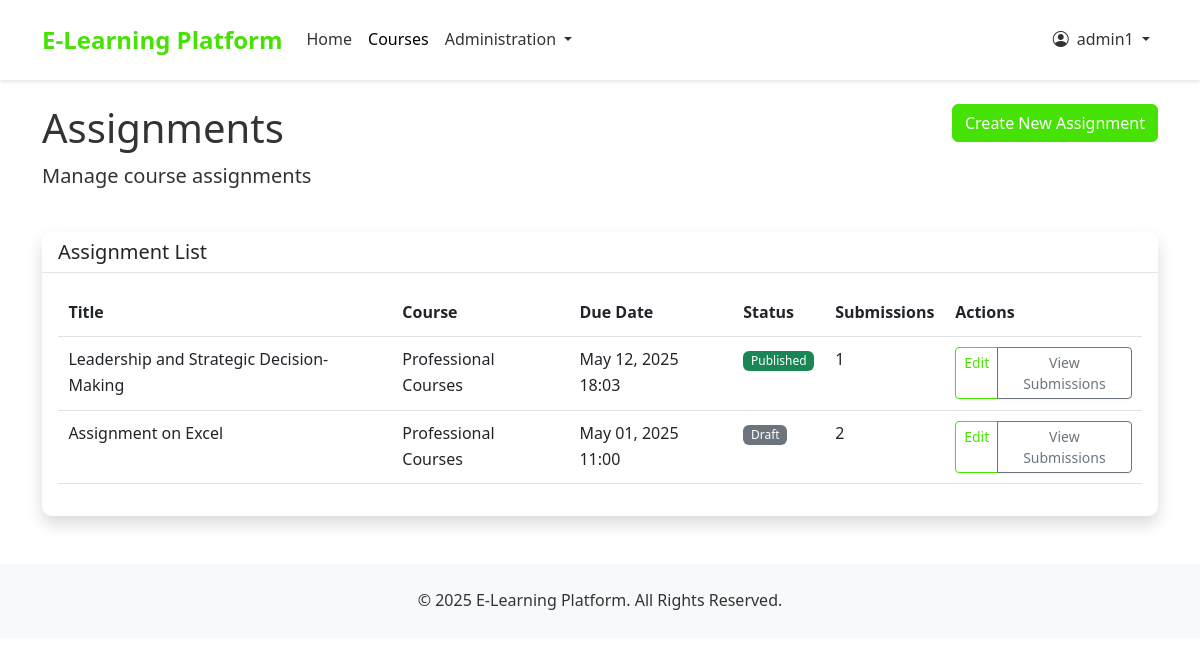
The app's page /courses/assignments/ (signed in) with its own data.
### accounts/models.py (models this page shows, shortened)
class User(AbstractUser):
    USER_TYPE_CHOICES = (
        ('student', 'Student'),
        ('teacher', 'Teacher'),
        ('admin', 'Admin'),
    )
    user_type = models.CharField(max_length=10, choices=USER_TYPE_CHOICES, default='student')
    phone_number = models.CharField(max_length=15, blank=True, null=True)
    is_active = models.BooleanField(default=True)
    created_at = models.DateTimeField(auto_now_add=True)
    updated_at = models.DateTimeField(auto_now=True)
    is_organization = models.BooleanField(default=False)
    company_name = models.CharField(max_length=255, blank=True, null=True)
    contact_person = models.CharField(max_length=255, blank=True, null=True)
    number_of_trainees = models.PositiveIntegerField(default=0)
    start_date = models.DateField(blank=True, null=True)
    end_date = models.DateField(blank=True, null=True)
    student_id = models.CharField(max_length=5, blank=True, null=True, unique=True)

### courses/models.py (models this page shows, shortened)
class Assignment(models.Model):
    STATUS_CHOICES = (
        ('draft', 'Draft'),
        ('published', 'Published'),
        ('archived', 'Archived'),
    )
    course = models.ForeignKey(Course, on_delete=models.CASCADE, related_name='assignments')
    title = models.CharField(max_length=200)
    description = models.TextField(help_text="Brief overview of the assignment")
    instructions = models.TextField(help_text="Detailed instructions for completing the assignment")
    due_date = models.DateTimeField()
    points = models.PositiveIntegerField(default=100)
    status = models.CharField(max_length=10, choices=STATUS_CHOICES, default='draft')
    created_at = models.DateTimeField(auto_now_add=True)
    updated_at = models.DateTimeField(auto_now=True)

class Course(models.Model):
    title = models.CharField(max_length=200)
    slug = models.SlugField(max_length=200, unique=True, blank=True)
    description = models.TextField()
    overview = models.TextField(blank=True, null=True)
    placement_test_price = models.DecimalField(max_digits=6, decimal_places=2)
    is_active = models.BooleanField(default=True)
    created_at = models.DateTimeField(auto_now_add=True)
    updated_at = models.DateTimeField(auto_now=True)

### courses/views.py (the view, shortened to what this page needs)
# urls.py: path('assignments/', views.assignment_list, name='assignment_list'),
@login_required
@user_passes_test(is_teacher_or_admin)  # Changed from is_teacher to is_teacher_or_admin
def assignment_list(request):
    if request.user.is_staff or request.user.is_superuser:
        assignments = Assignment.objects.all().order_by('-created_at')
    for assignment in assignments:
        assignment.submission_count = assignment.submissions.count()
        assignment.ungraded_count = assignment.submissions.filter(status='submitted').count()
    context = {
        'assignments': assignments
    }
    return render(request, 'courses/assignment_list.html', context)

### courses/views.py (called while the page is built)
def is_teacher_or_admin(user):
    return user.user_type == 'teacher' or user.is_staff or user.is_superuser

### templates/courses/assignment_list.html (shortened to what this page needs)
{% extends 'base.html' %}
{% block content %}
<div class="row mb-4">
    <div class="col-md-8">
        <h1>Assignments</h1>
        <p class="lead">Manage course assignments</p>
    </div>
    <div class="col-md-4 text-end">
        <a href="{% url 'assignment_create' %}" class="btn btn-primary">Create New Assignment</a>
    </div>
</div>
<div class="row">
    <div class="col-12">
        <div class="card shadow">
            <div class="card-header bg-white">
                <h5 class="mb-0">Assignment List</h5>
            </div>
            <div class="card-body">
                {% if assignments %}
                    <div class="table-responsive">
                        <table class="table">
                            <thead>
                                <tr>
                                    <th>Title</th>
                                    <th>Course</th>
                                    <th>Due Date</th>
                                    <th>Status</th>
                                    <th>Submissions</th>
                                    <th>Actions</th>
                                </tr>
                            </thead>
                            <tbody>
                                {% for assignment in assignments %}
                                    <tr>
                                        <td>{{ assignment.title }}</td>
                                        <td>{{ assignment.course.title }}</td>
                                        <td>{{ assignment.due_date|date:"M d, Y H:i" }}</td>
                                        <td>
                                            {% if assignment.status == 'published' %}
                                                <span class="badge bg-success">Published</span>
                                            {% elif assignment.status == 'draft' %}
                                                <span class="badge bg-secondary">Draft</span>
                                            {% else %}
                                                <span class="badge bg-danger">Archived</span>
                                            {% endif %}
                                        </td>
                                        <td>
                                            {{ assignment.submission_count }}
                                        </td>
                                        <td>
                                            <div class="btn-group">
                                                <a href="{% url 'assignment_update' assignment.id %}" class="btn btn-sm btn-outline-primary">Edit</a>
                                                <a href="{% url 'assignment_submissions' assignment.id %}" class="btn btn-sm btn-outline-secondary">View Submissions</a>
                                            </div>
                                        </td>
                                    </tr>
                                {% endfor %}
                            </tbody>
                        </table>
                    </div>
                {% else %}
                    <div class="alert alert-info">
                        <p class="mb-0">No assignments found. <a href="{% url 'assignment_create' %}" class="alert-link">Create your first assignment</a>.</p>
                    </div>
                {% endif %}
            </div>
        </div>
    </div>
</div>
{% endblock %}

### templates/base.html (shortened to what this page needs)
{% load static %}
<!DOCTYPE html>
<html lang="en">
<head>
    <link href="https://cdn.jsdelivr.net/npm/bootstrap@5.3.0-alpha1/dist/css/bootstrap.min.css" rel="stylesheet">
    <link rel="stylesheet" href="https://cdn.jsdelivr.net/npm/bootstrap-icons@1.10.0/font/bootstrap-icons.css">
    <link rel="stylesheet" href="{% static 'css/style.css' %}">
</head>
<body>
    <nav class="navbar navbar-expand-lg navbar-light sticky-top">
        <div class="container">
            <a class="navbar-brand" href="{% url 'home' %}">E-Learning Platform</a>
            <div class="collapse navbar-collapse" id="navbarNav">
                <ul class="navbar-nav me-auto">
                    <li class="nav-item">
                        <a class="nav-link {% if request.path == '/' %}active{% endif %}" href="{% url 'home' %}">Home</a>
                    </li>
                    <li class="nav-item">
                        <a class="nav-link {% if '/courses/' in request.path %}active{% endif %}" href="{% url 'course_list' %}">Courses</a>
                    </li>
                    {% if user.is_authenticated %}
                        {% if user.is_staff or user.is_superuser %}
                            <li class="nav-item dropdown">
                                <a class="nav-link dropdown-toggle" href="#" role="button" data-bs-toggle="dropdown">
                                    Administration
                                </a>
                            </li>
                        {% elif user.is_teacher %}
                            <li class="nav-item">
                                <a class="nav-link {% if '/events/' in request.path %}active{% endif %}" href="{% url 'view_events' %}">Events</a>
                            </li>
                        {% endif %}
                    {% endif %}
                </ul>
                <ul class="navbar-nav ms-auto">
                    {% if user.is_authenticated %}
                        <li class="nav-item dropdown">
                            <a class="nav-link dropdown-toggle" href="#" role="button" data-bs-toggle="dropdown">
                                <i class="bi bi-person-circle me-1"></i> {{ user.get_full_name|default:user.username }}
                            </a>
                        </li>
                    {% endif %}
                </ul>
            </div>
        </div>
    </nav>
    <main class="container mt-4">
        {% block content %}{% endblock %}
    </main>
    <footer class="footer">
        <div class="container text-center">
            <p class="mb-0">&copy; {% now "Y" %} E-Learning Platform. All Rights Reserved.</p>
        </div>
    </footer>
</body>
</html>

### static/css/style.css (style rules this page uses)
:root { --primary-color: #47e205; --secondary-color: #2e206d; --light-gray: #f8f9fa; --dark-gray: #6c757d; --white: #ffffff; }
body { font-family: 'Segoe UI', Tahoma, Geneva, Verdana, sans-serif; color: #333; line-height: 1.6; }
a { color: var(--primary-color); text-decoration: none; }
.btn-primary { background-color: var(--primary-color); border-color: var(--primary-color); }
.btn-outline-primary { color: var(--primary-color); border-color: var(--primary-color); }
.card { border-radius: 10px; border: none; box-shadow: 0 4px 6px rgba(0, 0, 0, 0.1); transition: transform 0.3s ease, box-shadow 0.3s ease; }
.card-header { border-radius: 10px 10px 0 0 !important; background-color: white; border-bottom: 1px solid rgba(0, 0, 0, 0.1); }
.badge { font-weight: 500; }
.navbar { padding: 1rem 0; }
.navbar-brand { font-size: 1.5rem; font-weight: bold; }
.footer { background-color: var(--light-gray); padding: 1.5rem 0; margin-top: 3rem; }
.btn-group .btn { box-shadow: 0 1px 2px rgba(0, 0, 0, 0.05); }
.table td, .table th { padding: 0.65rem; }

### templates/base.html (style rules this page uses)
:root { --primary-color: #47e205; --secondary-color: #2e206d; }
.btn-primary { background-color: var(--primary-color); border-color: var(--primary-color); }
.navbar { background-color: white; box-shadow: 0 2px 4px rgba(0, 0, 0, 0.1); }
.navbar-brand { color: var(--primary-color); font-weight: bold; }
.nav-link { color: #333; }
footer { background-color: #f8f9fa; padding: 20px 0; margin-top: 50px; }

### records on screen
User: get_full_name "admin1"
Assignment: title "Leadership and Strategic Decision-Making", course "Professional Courses", due_date "May 12, 2025 18:03", status "Published", submission_count "1"
Assignment: title "Assignment on Excel", course "Professional Courses", due_date "May 01, 2025 11:00", status "Draft", submission_count "2"
